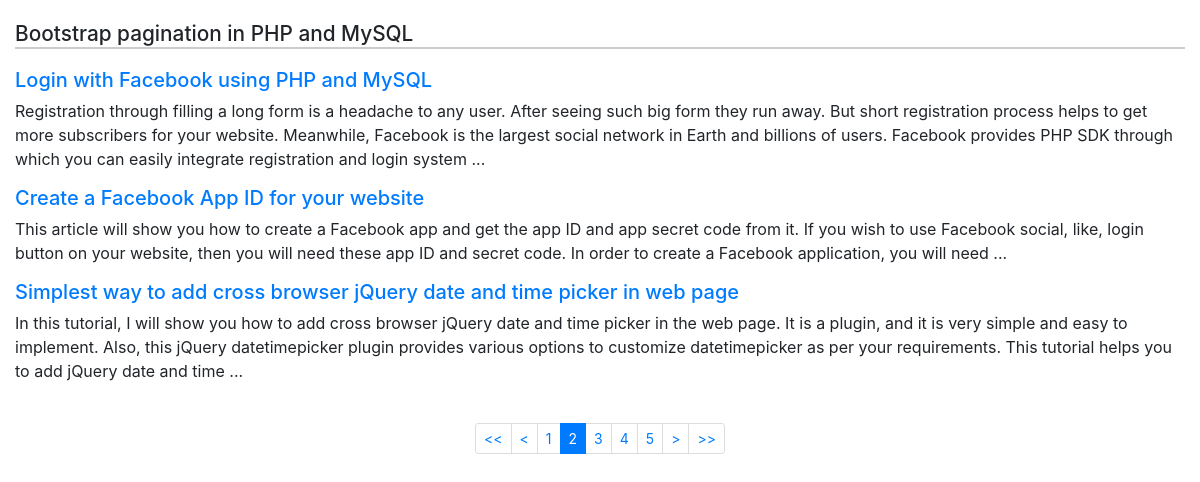
Screenshot of /?page=2 with the database file from the repository.
### tables this page shows
CREATE TABLE `posts` (
  `id` int(11) NOT NULL,
  `title` varchar(255) NOT NULL,
  `link` varchar(255) NOT NULL,
  `content` longtext NOT NULL
);

### index.php (the view, shortened to what this page needs)
<?php
	function createPagination($table_name, $_adjacents, $_limit, $_page, $_url){
		include('db.php');
		$limit = $_limit;
		$adjacents = $_adjacents;
		$sql = "SELECT COUNT(*) 'total_rows' FROM $table_name";
		$res = mysqli_fetch_object(mysqli_query($con, $sql));
		$total_rows = $res->total_rows;
		$total_pages = ceil($total_rows / $limit);
		$page = $_page;
		$offset = $limit * ($page-1);
		$query  = "select * from `posts` limit $offset, $limit";
		$result = mysqli_query($con, $query);
		$resultData = [];
		if(mysqli_num_rows($result) > 0) {
			while($row = mysqli_fetch_object($result)) {
				$resultData[] = $row;
			}
		}
		if($total_pages <= (1+($adjacents * 2))) {
			$start = 1;
			$end   = $total_pages;
		} else {
			if(($page - $adjacents) > 1) {
				if(($page + $adjacents) < $total_pages) {
					$start = ($page - $adjacents);
					$end   = ($page + $adjacents);
				} else {
					$start = ($total_pages - (1+($adjacents*2)));
					$end   = $total_pages;
				}
			} else {
				$start = 1;
				$end   = (1+($adjacents * 2));
			}
		}
		if($total_pages > 1) {
			$pagination = '';
			$pagination .= "<ul class='pagination pagination-sm justify-content-center'>
								<li class='page-item " . ($page <= 1 ?  'disabled' : '') . "'>
									<a class='page-link' href=". $_url ."?page=1" . ">&lt;&lt;</a>
								</li>";
			$pagination .= "<li class='page-item ".($page <= 1 ? 'disabled' : '') ."'>
								<a class='page-link' href=". $_url ."?page=" . ($page>1 ? $page-1 : 1) .">&lt;</a>
							</li>";
			for($i=$start; $i<=$end; $i++) {
				$pagination .= "<li class='page-item " . ($i == $page ? 'active' : '') ."'>
									<a class='page-link' href=". $_url ."?page=". $i .">". $i . "</a>
								</li>";
			}
			$pagination .= "<li class='page-item ". ($page >= $total_pages ? 'disabled' : '') . "'>
								<a class='page-link' href=". $_url ."?page=" . ($page < $total_pages ? $page+1 : $total_pages). ">&gt;</a>
							</li>";
			$pagination .= "<li class='page-item ". ($page >= $total_pages ? 'disabled' : '') . "'>
								<a class='page-link' href=". $_url ."?page=". $total_pages. ">&gt;&gt;</a>
							</li>
						</ul>";
			}
		return [
			'resultData' => $resultData,
			'pagination' => $pagination,
		];
	}
	$page = isset($_GET['page']) && $_GET['page'] != "" ? $_GET['page'] : 1;
	$hasil = createPagination('posts', 2, 3, $page, 'http://localhost/pagination/');
?>
<!DOCTYPE html>
<html lang="en">
  <head>
	<link rel="stylesheet" href="bootstrap/css/bootstrap.min.css">
  </head>
  <body>
	<div class="container-fluid mtb-margin-top">
		<div class="row">
			<div class="col-md-12">
				<h1 class="top-margin">Bootstrap pagination in PHP and MySQL</h1>
			</div>
		</div>
		<div class="row">
			<div class="col-md-12">
				<?php
					foreach($hasil['resultData'] as $key => $value){
						echo '<h1 class="post-title"><a href="'.$value->link.'" target="_blank">'.$value->title.'</a></h1>';
						echo '<p>'.$value->content.'</p>';
					}
				?>
				<br>
				<?php
					echo $hasil['pagination'];
				?>
 			</div>
 		</div>
     </div>
</body>
</html>

### index.php (style rules this page uses)
.post-title { font-size:20px; }
.mtb-margin-top { margin-top: 20px; }
.top-margin { border-bottom:2px solid #ccc; margin-bottom:20px; display:block; font-size:1.3rem; line-height:1.7rem; }

### rows the page displays
posts: title "Login with Facebook using PHP and MySQL", content "Registration through filling a long form is a headache to any user. After seeing such big form they run away. But short registration process helps to get more subscribers for your website. Meanwhile, Facebook is the largest social network in Earth and billions of users. Facebook provides PHP SDK through which you can easily integrate registration and login system ..."
posts: title "Create a Facebook App ID for your website", content "This article will show you how to create a Facebook app and get the app ID and app secret code from it. If you wish to use Facebook social, like, login button on your website, then you will need these app ID and secret code. In order to create a Facebook application, you will need ..."
posts: title "Simplest way to add cross browser jQuery date and time picker in web page", content "In this tutorial, I will show you how to add cross browser jQuery date and time picker in the web page. It is a plugin, and it is very simple and easy to implement. Also, this jQuery datetimepicker plugin provides various options to customize datetimepicker as per your requirements. This tutorial helps you to add jQuery date and time ..."
